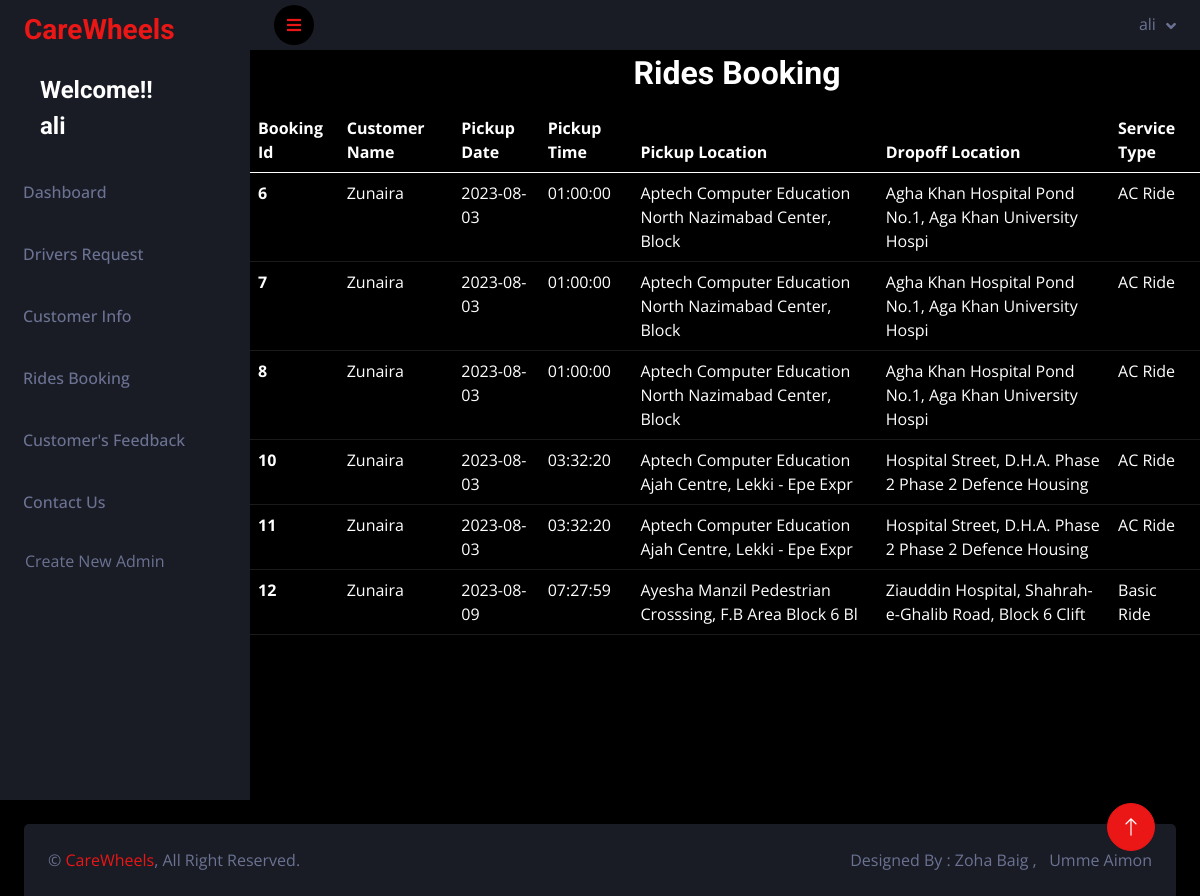
The page /admin/ridesbook_view.php (signed in) on the database as committed earlier.
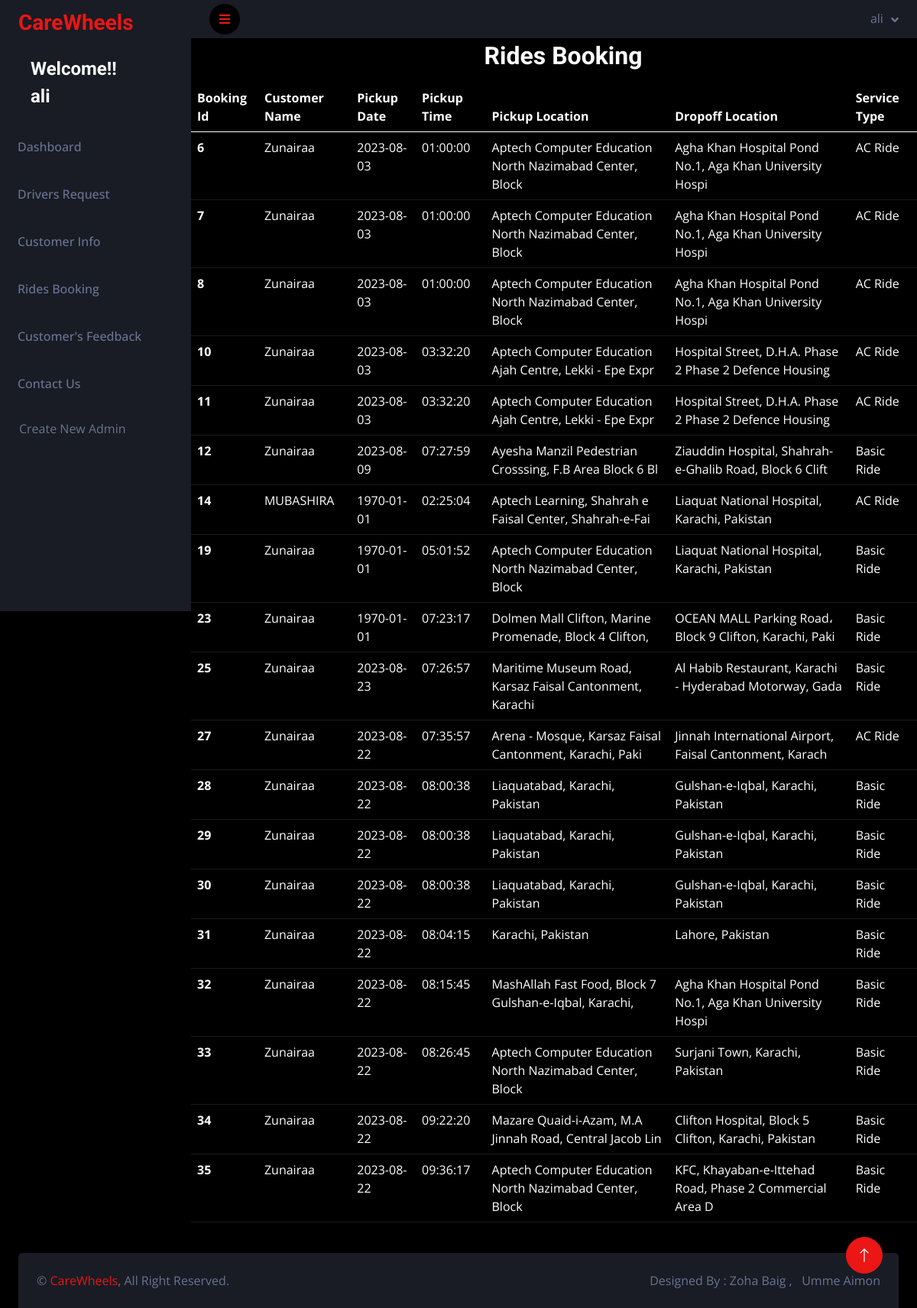
The same page on the database as committed later.
### tables this page shows
CREATE TABLE `booking` (
  `booking_id` int(11) NOT NULL,
  `pickup_date` date NOT NULL,
  `pickup_time` time NOT NULL,
  `pickup_location` varchar(55) NOT NULL,
  `dropoff_location` varchar(55) NOT NULL,
  `distance_km` int(11) DEFAULT NULL,
  `price` int(11) DEFAULT NULL,
  `c_id` int(11) DEFAULT NULL,
  `d_id` int(11) DEFAULT NULL,
  `service_id` int(11) DEFAULT NULL,
  `v_id` int(11) DEFAULT NULL,
  `status` varchar(55) DEFAULT NULL
);

CREATE TABLE `customers_info` (
  `c_id` int(11) NOT NULL,
  `c_firstname` varchar(55) NOT NULL,
  `c_lastname` varchar(55) NOT NULL,
  `c_phone` bigint(20) NOT NULL,
  `c_address` varchar(55) NOT NULL,
  `c_email` varchar(55) NOT NULL,
  `c_password` varchar(55) NOT NULL
);

CREATE TABLE `services` (
  `service_id` int(11) NOT NULL,
  `service_type` varchar(55) NOT NULL,
  `AC` varchar(55) NOT NULL,
  `priceperkm` int(11) NOT NULL
);

### admin/ridesbook_view.php (the view, shortened to what this page needs)
<!DOCTYPE html>
<?php
require("connect.php");
if($_SESSION["a_email"]){
?>
<html lang="en">
<head>
    <link href="https://cdnjs.cloudflare.com/ajax/libs/font-awesome/5.10.0/css/all.min.css" rel="stylesheet">
    <link href="https://cdn.jsdelivr.net/npm/bootstrap-icons@1.4.1/font/bootstrap-icons.css" rel="stylesheet">
    <link href="lib/owlcarousel/assets/owl.carousel.min.css" rel="stylesheet">
    <link href="lib/tempusdominus/css/tempusdominus-bootstrap-4.min.css" rel="stylesheet" />
    <link href="css/bootstrap.min.css" rel="stylesheet">
    <link href="css/style.css" rel="stylesheet">
</head>
<body>
<div class="page-wrapper">
<?php
include('sidebar.php');
?>
   <div class="d-md-flex justify-content-center mb-2 mt-1 ms-4"><h2>Rides Booking</h2></div>
<table class="table table-dark table-hover">
  <thead>
    <tr>
      <th scope="col">Booking Id</th>
      <th scope="col">Customer Name</th>
      <th scope="col">Pickup Date</th>
      <th scope="col">Pickup Time</th>
      <th scope="col">Pickup Location</th>
      <th scope="col">Dropoff Location</th>
      <th scope="col">Service Type</th>
    </tr>
  </thead>
  <tbody>
  <?php
  $bquery = "SELECT * FROM `booking` JOIN `customers_info` ON `booking`.`c_id` = `customers_info`.`c_id` JOIN `services` ON `booking`.`service_id`= `services`.`service_id`";
  $bresult = mysqli_query($conn,$bquery);
     while($row=mysqli_fetch_assoc($bresult))
     {
       ?>
    <tr>
      <th scope="row"><?php echo $row['booking_id'];?></th>
      <td><?php echo $row['c_firstname'];?></td>
      <td><?php echo $row['pickup_date'];?></td>
      <td><?php echo $row['pickup_time'];?></td>
      <td><?php echo $row['pickup_location'];?></td>
      <td><?php echo $row['dropoff_location'];?></td>
      <td><?php echo $row['service_type'];?></td>
    </tr>
    <?php
     }
       ?>
  </tbody>
</table>
</div>
       <a href="#" class="btn btn-lg btn-primary btn-lg-square back-to-top"><i class="bi bi-arrow-up"></i></a>
    <?php
include('footer.php');
?>
</body>
</html>
<?php
}
else{
    header("location:signin.php");
}
?>

Rows that differ between the two databases and show on the page:
changed through a linked row, booking id 6: c.c_firstname "Zunaira" → "Zunairaa"
changed booking id 7: c.c_firstname "Zunaira" → "Zunairaa"
changed booking id 8: c.c_firstname "Zunaira" → "Zunairaa"
changed booking id 10: c.c_firstname "Zunaira" → "Zunairaa"
changed booking id 11: c.c_firstname "Zunaira" → "Zunairaa"
changed booking "Ayesha Manzil Pedestrian Crosssing, F.B Area Block 6 Bl": c.c_firstname "Zunaira" → "Zunairaa"
added booking: booking_id "14", c.c_firstname "MUBASHIRA", pickup_date "1970-01-01", pickup_time "02:25:04", pickup_location "Aptech Learning, Shahrah e Faisal Center, Shahrah-e-Fai", dropoff_location "Liaquat National Hospital, Karachi, Pakistan", service.service_type "AC Ride"
added booking: booking_id "19", c.c_firstname "Zunairaa", pickup_date "1970-01-01", pickup_time "05:01:52", pickup_location "Aptech Computer Education North Nazimabad Center, Block", dropoff_location "Liaquat National Hospital, Karachi, Pakistan", service.service_type "Basic Ride"
added booking: booking_id "23", c.c_firstname "Zunairaa", pickup_date "1970-01-01", pickup_time "07:23:17", pickup_location "Dolmen Mall Clifton, Marine Promenade, Block 4 Clifton,", dropoff_location "OCEAN MALL Parking Road، Block 9 Clifton, Karachi, Paki", service.service_type "Basic Ride"
added booking: booking_id "25", c.c_firstname "Zunairaa", pickup_date "2023-08-23", pickup_time "07:26:57", pickup_location "Maritime Museum Road, Karsaz Faisal Cantonment, Karachi", dropoff_location "Al Habib Restaurant, Karachi - Hyderabad Motorway, Gada", service.service_type "Basic Ride"
added booking: booking_id "27", c.c_firstname "Zunairaa", pickup_date "2023-08-22", pickup_time "07:35:57", pickup_location "Arena - Mosque, Karsaz Faisal Cantonment, Karachi, Paki", dropoff_location "Jinnah International Airport, Faisal Cantonment, Karach", service.service_type "AC Ride"
added booking: booking_id "28", c.c_firstname "Zunairaa", pickup_date "2023-08-22", pickup_time "08:00:38", pickup_location "Liaquatabad, Karachi, Pakistan", dropoff_location "Gulshan-e-Iqbal, Karachi, Pakistan", service.service_type "Basic Ride"
added booking: booking_id "29", c.c_firstname "Zunairaa", pickup_date "2023-08-22", pickup_time "08:00:38", pickup_location "Liaquatabad, Karachi, Pakistan", dropoff_location "Gulshan-e-Iqbal, Karachi, Pakistan", service.service_type "Basic Ride"
added booking: booking_id "30", c.c_firstname "Zunairaa", pickup_date "2023-08-22", pickup_time "08:00:38", pickup_location "Liaquatabad, Karachi, Pakistan", dropoff_location "Gulshan-e-Iqbal, Karachi, Pakistan", service.service_type "Basic Ride"
added booking: booking_id "31", c.c_firstname "Zunairaa", pickup_date "2023-08-22", pickup_time "08:04:15", pickup_location "Karachi, Pakistan", dropoff_location "Lahore, Pakistan", service.service_type "Basic Ride"
added booking: booking_id "32", c.c_firstname "Zunairaa", pickup_date "2023-08-22", pickup_time "08:15:45", pickup_location "MashAllah Fast Food, Block 7 Gulshan-e-Iqbal, Karachi,", dropoff_location "Agha Khan Hospital Pond No.1, Aga Khan University Hospi", service.service_type "Basic Ride"
added booking: booking_id "33", c.c_firstname "Zunairaa", pickup_date "2023-08-22", pickup_time "08:26:45", pickup_location "Aptech Computer Education North Nazimabad Center, Block", dropoff_location "Surjani Town, Karachi, Pakistan", service.service_type "Basic Ride"
added booking: booking_id "34", c.c_firstname "Zunairaa", pickup_date "2023-08-22", pickup_time "09:22:20", pickup_location "Mazare Quaid-i-Azam, M.A Jinnah Road, Central Jacob Lin", dropoff_location "Clifton Hospital, Block 5 Clifton, Karachi, Pakistan", service.service_type "Basic Ride"
added booking: booking_id "35", c.c_firstname "Zunairaa", pickup_date "2023-08-22", pickup_time "09:36:17", pickup_location "Aptech Computer Education North Nazimabad Center, Block", dropoff_location "KFC, Khayaban-e-Ittehad Road, Phase 2 Commercial Area D", service.service_type "Basic Ride"
